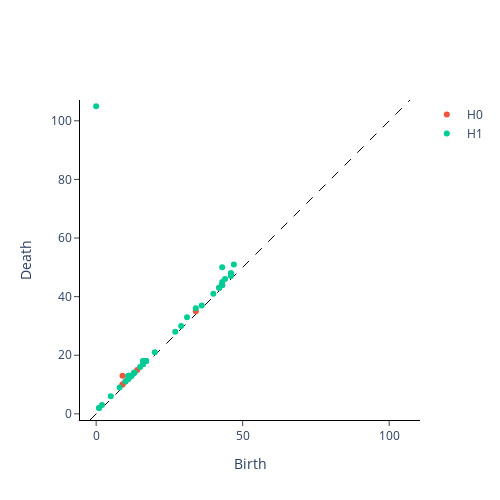
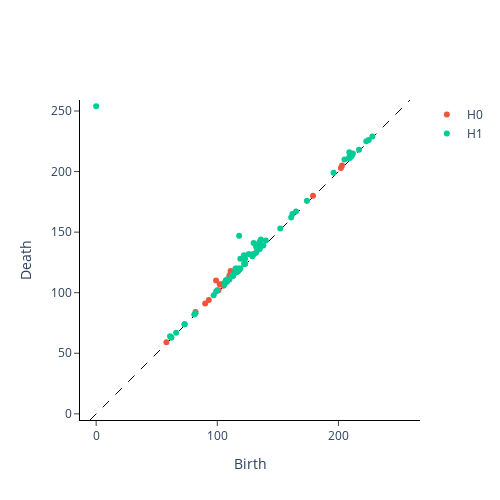
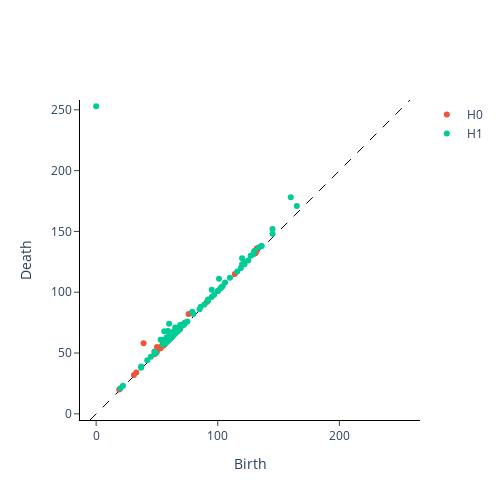
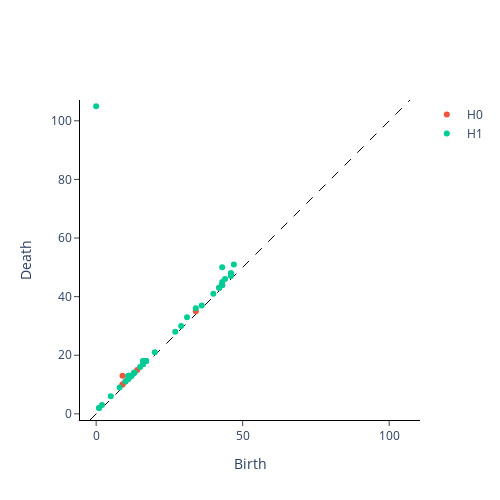

Notebook code cell kept with these figures, in order:
### Code cell
fig1 = plot_diagram(diagrams_RGB[0]) 
fig1.show()

fig2 = plot_diagram(diagrams_R[0])
fig2.show()

fig3 = plot_diagram(diagrams_G[0])
fig3.show()

fig4 = plot_diagram(diagrams_B[0])
fig4.show()

fig5 = plot_diagram(diagrams_gray[0])
fig5.show()

### Figure 1 — Plotly figure (JSON) as saved in the notebook; plotly's stock layout.template omitted (floating-point values rounded to 4 significant figures)
{"data": [{"hoverinfo": "none", "line": {"color": "black", "dash": "dash", "width": 1}, "mode": "lines", "showlegend": false, "type": "scatter", "x": [-2.1, 107.1], "y": [-2.1, 107.1]}, {"hoverinfo": "text", "hovertext": ["(9.0, 13.0)", "(42.0, 43.0)", "(9.0, 10.0), multiplicity: 2", "(9.0, 10.0), multiplicity: 2", "(10.0, 11.0)", "(43.0, 44.0), multiplicity: 2", "(17.0, 18.0)", "(43.0, 44.0), multiplicity: 2", "(14.0, 15.0)", "(12.0, 13.0)", "(34.0, 35.0)"], "mode": "markers", "name": "H0", "type": "scatter", "x": [9, 42, 9, 9, 10, 43, 17, 43, 14, 12, 34], "y": [13, 43, 10, 10, 11, 44, 18, 44, 15, 13, 35]}, {"hoverinfo": "text", "hovertext": ["(0.0, 105.0)", "(43.0, 50.0)", "(47.0, 51.0)", "(46.0, 48.0), multiplicity: 2", "(46.0, 48.0), multiplicity: 2", "(44.0, 46.0)", "(43.0, 45.0)", "(34.0, 36.0)", "(31.0, 33.0)", "(16.0, 18.0), multiplicity: 2", "(16.0, 18.0), multiplicity: 2", "(11.0, 13.0), multiplicity: 2", "(11.0, 13.0), multiplicity: 2", "(16.0, 17.0), multiplicity: 5", "(12.0, 13.0), multiplicity: 5", "(12.0, 13.0), multiplicity: 5", "(12.0, 13.0), multiplicity: 5", "(12.0, 13.0), multiplicity: 5", "(1.0, 2.0), multiplicity: 2", "(12.0, 13.0), multiplicity: 5", "(11.0, 12.0), multiplicity: 3", "(13.0, 14.0), multiplicity: 4", "(13.0, 14.0), multiplicity: 4", "(13.0, 14.0), multiplicity: 4", "(13.0, 14.0), multiplicity: 4", "(1.0, 2.0), multiplicity: 2", "(15.0, 16.0)", "(16.0, 17.0), multiplicity: 5", "(16.0, 17.0), multiplicity: 5", "(16.0, 17.0), multiplicity: 5", "(16.0, 17.0), multiplicity: 5", "(2.0, 3.0)", "(5.0, 6.0)", "(11.0, 12.0), multiplicity: 3", "(17.0, 18.0), multiplicity: 3", "(17.0, 18.0), multiplicity: 3", "(17.0, 18.0), multiplicity: 3", "(11.0, 12.0), multiplicity: 3", "(20.0, 21.0)", "(27.0, 28.0)", "(29.0, 30.0)", "(10.0, 11.0)", "(8.0, 9.0)", "(46.0, 47.0)", "(36.0, 37.0)", "(40.0, 41.0)", "(43.0, 44.0), multiplicity: 3", "(42.0, 43.0), multiplicity: 2", "(42.0, 43.0), multiplicity: 2", "(43.0, 44.0), multiplicity: 3", "(43.0, 44.0), multiplicity: 3"], "mode": "markers", "name": "H1", "type": "scatter", "x": [0, 43, 47, 46, 46, 44, 43, 34, 31, 16, 16, 11, 11, 16, 12, 12, 12, 12, 1, 12, 11, 13, 13, 13, 13, 1, 15, 16, 16, 16, 16, 2, 5, 11, 17, 17, 17, 11, 20, 27, 29, 10, 8, 46, 36, 40, 43, 42, 42, 43, 43], "y": [105, 50, 51, 48, 48, 46, 45, 36, 33, 18, 18, 13, 13, 17, 13, 13, 13, 13, 2, 13, 12, 14, 14, 14, 14, 2, 16, 17, 17, 17, 17, 3, 6, 12, 18, 18, 18, 12, 21, 28, 30, 11, 9, 47, 37, 41, 44, 43, 43, 44, 44]}], "layout": {"height": 500, "plot_bgcolor": "white", "width": 500, "xaxis": {"autorange": false, "domain": [0, 1], "exponentformat": "e", "linecolor": "black", "linewidth": 1, "mirror": false, "range": [-5.342, 110.3], "showexponent": "all", "showline": true, "side": "bottom", "ticks": "outside", "title": {"text": "Birth"}, "type": "linear", "zeroline": true}, "yaxis": {"autorange": false, "domain": [0, 1], "exponentformat": "e", "linecolor": "black", "linewidth": 1, "mirror": false, "range": [-2.1, 107.1], "scaleanchor": "x", "scaleratio": 1, "showexponent": "all", "showline": true, "side": "left", "ticks": "outside", "title": {"text": "Death"}, "type": "linear", "zeroline": true}}}

### Figure 2 — Plotly figure (JSON) as saved in the notebook; plotly's stock layout.template omitted (floating-point values rounded to 4 significant figures)
{"data": [{"hoverinfo": "none", "line": {"color": "black", "dash": "dash", "width": 1}, "mode": "lines", "showlegend": false, "type": "scatter", "x": [-5.08, 259.1], "y": [-5.08, 259.1]}, {"hoverinfo": "text", "hovertext": ["(99.0, 110.0)", "(111.0, 118.0)", "(102.0, 107.0)", "(111.0, 116.0)", "(110.0, 114.0)", "(104.0, 107.0)", "(115.0, 117.0)", "(113.0, 115.0), multiplicity: 2", "(82.0, 84.0)", "(114.0, 116.0)", "(113.0, 115.0), multiplicity: 2", "(106.0, 108.0)", "(203.0, 205.0)", "(118.0, 119.0)", "(113.0, 114.0)", "(202.0, 203.0)", "(179.0, 180.0)", "(105.0, 106.0), multiplicity: 2", "(105.0, 106.0), multiplicity: 2", "(101.0, 102.0)", "(93.0, 94.0)", "(90.0, 91.0)", "(117.0, 118.0)", "(58.0, 59.0)"], "mode": "markers", "name": "H0", "type": "scatter", "x": [99, 111, 102, 111, 110, 104, 115, 113, 82, 114, 113, 106, 203, 118, 113, 202, 179, 105, 105, 101, 93, 90, 117, 58], "y": [110, 118, 107, 116, 114, 107, 117, 115, 84, 116, 115, 108, 205, 119, 114, 203, 180, 106, 106, 102, 94, 91, 118, 59]}, {"hoverinfo": "text", "hovertext": ["(0.0, 254.0)", "(118.0, 147.0)", "(130.0, 141.0)", "(119.0, 128.0)", "(122.0, 131.0)", "(136.0, 144.0)", "(122.0, 129.0)", "(209.0, 216.0)", "(135.0, 142.0)", "(134.0, 140.0), multiplicity: 2", "(134.0, 140.0), multiplicity: 2", "(126.0, 132.0)", "(132.0, 138.0)", "(205.0, 210.0)", "(123.0, 128.0)", "(115.0, 120.0)", "(116.0, 120.0)", "(134.0, 138.0)", "(133.0, 137.0)", "(210.0, 214.0)", "(140.0, 143.0)", "(162.0, 165.0)", "(61.0, 64.0)", "(196.0, 199.0)", "(107.0, 110.0)", "(212.0, 215.0)", "(209.0, 212.0)", "(108.0, 111.0)", "(223.0, 225.0)", "(209.0, 211.0)", "(112.0, 114.0)", "(211.0, 213.0)", "(108.0, 110.0)", "(210.0, 212.0)", "(174.0, 176.0)", "(165.0, 167.0)", "(114.0, 116.0)", "(135.0, 137.0)", "(133.0, 135.0)", "(130.0, 132.0), multiplicity: 2", "(130.0, 132.0), multiplicity: 2", "(122.0, 124.0)", "(118.0, 120.0)", "(99.0, 101.0)", "(116.0, 118.0)", "(100.0, 102.0)", "(118.0, 119.0)", "(217.0, 218.0)", "(110.0, 111.0)", "(119.0, 120.0)", "(117.0, 118.0), multiplicity: 2", "(123.0, 124.0), multiplicity: 2", "(117.0, 118.0), multiplicity: 2", "(152.0, 153.0)", "(97.0, 98.0)", "(225.0, 226.0)", "(228.0, 229.0)", "(129.0, 130.0)", "(82.0, 83.0)", "(81.0, 82.0)", "(161.0, 162.0)", "(116.0, 117.0), multiplicity: 2", "(132.0, 133.0)", "(116.0, 117.0), multiplicity: 2", "(135.0, 136.0)", "(73.0, 74.0), multiplicity: 2", "(106.0, 107.0)", "(73.0, 74.0), multiplicity: 2", "(66.0, 67.0)", "(138.0, 139.0)", "(108.0, 109.0)", "(62.0, 63.0), multiplicity: 2", "(62.0, 63.0), multiplicity: 2", "(113.0, 114.0)", "(123.0, 124.0), multiplicity: 2"], "mode": "markers", "name": "H1", "type": "scatter", "x": [0, 118, 130, 119, 122, 136, 122, 209, 135, 134, 134, 126, 132, 205, 123, 115, 116, 134, 133, 210, 140, 162, 61, 196, 107, 212, 209, 108, 223, 209, 112, 211, 108, 210, 174, 165, 114, 135, 133, 130, 130, 122, 118, 99, 116, 100, 118, 217, 110, 119, 117, 123, 117, 152, 97, 225, 228, 129, 82, 81, 161, 116, 132, 116, 135, 73, 106, 73, 66, 138, 108, 62, 62, 113, 123], "y": [254, 147, 141, 128, 131, 144, 129, 216, 142, 140, 140, 132, 138, 210, 128, 120, 120, 138, 137, 214, 143, 165, 64, 199, 110, 215, 212, 111, 225, 211, 114, 213, 110, 212, 176, 167, 116, 137, 135, 132, 132, 124, 120, 101, 118, 102, 119, 218, 111, 120, 118, 124, 118, 153, 98, 226, 229, 130, 83, 82, 162, 117, 133, 117, 136, 74, 107, 74, 67, 139, 109, 63, 63, 114, 124]}], "layout": {"height": 500, "plot_bgcolor": "white", "width": 500, "xaxis": {"autorange": false, "domain": [0, 1], "exponentformat": "e", "linecolor": "black", "linewidth": 1, "mirror": false, "range": [-12.92, 266.9], "showexponent": "all", "showline": true, "side": "bottom", "ticks": "outside", "title": {"text": "Birth"}, "type": "linear", "zeroline": true}, "yaxis": {"autorange": false, "domain": [0, 1], "exponentformat": "e", "linecolor": "black", "linewidth": 1, "mirror": false, "range": [-5.08, 259.1], "scaleanchor": "x", "scaleratio": 1, "showexponent": "all", "showline": true, "side": "left", "ticks": "outside", "title": {"text": "Death"}, "type": "linear", "zeroline": true}}}

### Figure 3 — Plotly figure (JSON) as saved in the notebook; plotly's stock layout.template omitted (floating-point values rounded to 4 significant figures)
{"data": [{"hoverinfo": "none", "line": {"color": "black", "dash": "dash", "width": 1}, "mode": "lines", "showlegend": false, "type": "scatter", "x": [-5.06, 258.1], "y": [-5.06, 258.1]}, {"hoverinfo": "text", "hovertext": ["(39.0, 58.0)", "(76.0, 82.0)", "(50.0, 55.0)", "(132.0, 136.0)", "(56.0, 60.0)", "(61.0, 64.0)", "(55.0, 58.0), multiplicity: 2", "(55.0, 58.0), multiplicity: 2", "(48.0, 51.0)", "(58.0, 60.0)", "(49.0, 51.0)", "(52.0, 54.0), multiplicity: 2", "(60.0, 62.0)", "(52.0, 54.0), multiplicity: 2", "(132.0, 134.0)", "(73.0, 75.0)", "(54.0, 56.0)", "(55.0, 56.0)", "(131.0, 132.0)", "(56.0, 57.0), multiplicity: 3", "(56.0, 57.0), multiplicity: 3", "(56.0, 57.0), multiplicity: 3", "(114.0, 115.0)", "(53.0, 54.0)", "(60.0, 61.0)", "(50.0, 51.0)", "(91.0, 92.0)", "(69.0, 70.0)", "(48.0, 49.0)", "(33.0, 34.0)", "(31.0, 32.0)", "(19.0, 20.0)"], "mode": "markers", "name": "H0", "type": "scatter", "x": [39, 76, 50, 132, 56, 61, 55, 55, 48, 58, 49, 52, 60, 52, 132, 73, 54, 55, 131, 56, 56, 56, 114, 53, 60, 50, 91, 69, 48, 33, 31, 19], "y": [58, 82, 55, 136, 60, 64, 58, 58, 51, 60, 51, 54, 62, 54, 134, 75, 56, 56, 132, 57, 57, 57, 115, 54, 61, 51, 92, 70, 49, 34, 32, 20]}, {"hoverinfo": "text", "hovertext": ["(0.0, 253.0)", "(160.0, 178.0)", "(60.0, 74.0)", "(56.0, 68.0)", "(101.0, 111.0)", "(59.0, 68.0), multiplicity: 3", "(59.0, 68.0), multiplicity: 3", "(59.0, 68.0), multiplicity: 3", "(120.0, 128.0)", "(53.0, 61.0)", "(95.0, 102.0)", "(145.0, 152.0)", "(165.0, 171.0)", "(55.0, 61.0)", "(65.0, 71.0)", "(58.0, 63.0)", "(79.0, 84.0)", "(56.0, 60.0)", "(130.0, 134.0)", "(69.0, 73.0)", "(61.0, 65.0), multiplicity: 2", "(61.0, 65.0), multiplicity: 2", "(64.0, 68.0)", "(127.0, 130.0)", "(122.0, 125.0)", "(64.0, 67.0)", "(61.0, 64.0)", "(120.0, 123.0)", "(145.0, 148.0)", "(130.0, 133.0)", "(48.0, 51.0)", "(134.0, 137.0)", "(69.0, 71.0)", "(110.0, 112.0)", "(136.0, 138.0), multiplicity: 2", "(68.0, 70.0)", "(70.0, 72.0)", "(136.0, 138.0), multiplicity: 2", "(72.0, 74.0)", "(106.0, 108.0)", "(73.0, 75.0)", "(60.0, 62.0)", "(80.0, 82.0)", "(45.0, 47.0)", "(42.0, 44.0)", "(37.0, 39.0)", "(129.0, 131.0)", "(55.0, 57.0)", "(63.0, 65.0)", "(86.0, 88.0)", "(65.0, 67.0), multiplicity: 2", "(92.0, 94.0)", "(64.0, 66.0)", "(65.0, 67.0), multiplicity: 2", "(65.0, 66.0)", "(64.0, 65.0)", "(63.0, 64.0)", "(66.0, 67.0)", "(67.0, 68.0)", "(104.0, 105.0)", "(62.0, 63.0), multiplicity: 2", "(103.0, 104.0)", "(62.0, 63.0), multiplicity: 2", "(61.0, 62.0)", "(68.0, 69.0)", "(102.0, 103.0)", "(69.0, 70.0), multiplicity: 2", "(69.0, 70.0), multiplicity: 2", "(59.0, 60.0)", "(116.0, 117.0)", "(58.0, 59.0), multiplicity: 2", "(58.0, 59.0), multiplicity: 2", "(72.0, 73.0)", "(57.0, 58.0)", "(119.0, 120.0)", "(122.0, 123.0)", "(125.0, 126.0)", "(49.0, 50.0), multiplicity: 2", "(75.0, 76.0)", "(100.0, 101.0), multiplicity: 2", "(49.0, 50.0), multiplicity: 2", "(37.0, 38.0)", "(85.0, 86.0)", "(22.0, 23.0)", "(89.0, 90.0)", "(100.0, 101.0), multiplicity: 2", "(92.0, 93.0)", "(20.0, 21.0)", "(95.0, 96.0)", "(97.0, 98.0)"], "mode": "markers", "name": "H1", "type": "scatter", "x": [0, 160, 60, 56, 101, 59, 59, 59, 120, 53, 95, 145, 165, 55, 65, 58, 79, 56, 130, 69, 61, 61, 64, 127, 122, 64, 61, 120, 145, 130, 48, 134, 69, 110, 136, 68, 70, 136, 72, 106, 73, 60, 80, 45, 42, 37, 129, 55, 63, 86, 65, 92, 64, 65, 65, 64, 63, 66, 67, 104, 62, 103, 62, 61, 68, 102, 69, 69, 59, 116, 58, 58, 72, 57, 119, 122, 125, 49, 75, 100, 49, 37, 85, 22, 89, 100, 92, 20, 95, 97], "y": [253, 178, 74, 68, 111, 68, 68, 68, 128, 61, 102, 152, 171, 61, 71, 63, 84, 60, 134, 73, 65, 65, 68, 130, 125, 67, 64, 123, 148, 133, 51, 137, 71, 112, 138, 70, 72, 138, 74, 108, 75, 62, 82, 47, 44, 39, 131, 57, 65, 88, 67, 94, 66, 67, 66, 65, 64, 67, 68, 105, 63, 104, 63, 62, 69, 103, 70, 70, 60, 117, 59, 59, 73, 58, 120, 123, 126, 50, 76, 101, 50, 38, 86, 23, 90, 101, 93, 21, 96, 98]}], "layout": {"height": 500, "plot_bgcolor": "white", "width": 500, "xaxis": {"autorange": false, "domain": [0, 1], "exponentformat": "e", "linecolor": "black", "linewidth": 1, "mirror": false, "range": [-12.87, 265.9], "showexponent": "all", "showline": true, "side": "bottom", "ticks": "outside", "title": {"text": "Birth"}, "type": "linear", "zeroline": true}, "yaxis": {"autorange": false, "domain": [0, 1], "exponentformat": "e", "linecolor": "black", "linewidth": 1, "mirror": false, "range": [-5.06, 258.1], "scaleanchor": "x", "scaleratio": 1, "showexponent": "all", "showline": true, "side": "left", "ticks": "outside", "title": {"text": "Death"}, "type": "linear", "zeroline": true}}}

### Figure 4 — Plotly figure (JSON) as saved in the notebook; plotly's stock layout.template omitted (floating-point values rounded to 4 significant figures)
{"data": [{"hoverinfo": "none", "line": {"color": "black", "dash": "dash", "width": 1}, "mode": "lines", "showlegend": false, "type": "scatter", "x": [-2.1, 107.1], "y": [-2.1, 107.1]}, {"hoverinfo": "text", "hovertext": ["(9.0, 13.0)", "(42.0, 43.0)", "(9.0, 10.0), multiplicity: 2", "(9.0, 10.0), multiplicity: 2", "(10.0, 11.0)", "(43.0, 44.0), multiplicity: 2", "(17.0, 18.0)", "(43.0, 44.0), multiplicity: 2", "(14.0, 15.0)", "(12.0, 13.0)", "(34.0, 35.0)"], "mode": "markers", "name": "H0", "type": "scatter", "x": [9, 42, 9, 9, 10, 43, 17, 43, 14, 12, 34], "y": [13, 43, 10, 10, 11, 44, 18, 44, 15, 13, 35]}, {"hoverinfo": "text", "hovertext": ["(0.0, 105.0)", "(43.0, 50.0)", "(47.0, 51.0)", "(46.0, 48.0), multiplicity: 2", "(46.0, 48.0), multiplicity: 2", "(44.0, 46.0)", "(43.0, 45.0)", "(34.0, 36.0)", "(31.0, 33.0)", "(16.0, 18.0), multiplicity: 2", "(16.0, 18.0), multiplicity: 2", "(11.0, 13.0), multiplicity: 2", "(11.0, 13.0), multiplicity: 2", "(16.0, 17.0), multiplicity: 5", "(12.0, 13.0), multiplicity: 5", "(12.0, 13.0), multiplicity: 5", "(12.0, 13.0), multiplicity: 5", "(12.0, 13.0), multiplicity: 5", "(1.0, 2.0), multiplicity: 2", "(12.0, 13.0), multiplicity: 5", "(11.0, 12.0), multiplicity: 3", "(13.0, 14.0), multiplicity: 4", "(13.0, 14.0), multiplicity: 4", "(13.0, 14.0), multiplicity: 4", "(13.0, 14.0), multiplicity: 4", "(1.0, 2.0), multiplicity: 2", "(15.0, 16.0)", "(16.0, 17.0), multiplicity: 5", "(16.0, 17.0), multiplicity: 5", "(16.0, 17.0), multiplicity: 5", "(16.0, 17.0), multiplicity: 5", "(2.0, 3.0)", "(5.0, 6.0)", "(11.0, 12.0), multiplicity: 3", "(17.0, 18.0), multiplicity: 3", "(17.0, 18.0), multiplicity: 3", "(17.0, 18.0), multiplicity: 3", "(11.0, 12.0), multiplicity: 3", "(20.0, 21.0)", "(27.0, 28.0)", "(29.0, 30.0)", "(10.0, 11.0)", "(8.0, 9.0)", "(46.0, 47.0)", "(36.0, 37.0)", "(40.0, 41.0)", "(43.0, 44.0), multiplicity: 3", "(42.0, 43.0), multiplicity: 2", "(42.0, 43.0), multiplicity: 2", "(43.0, 44.0), multiplicity: 3", "(43.0, 44.0), multiplicity: 3"], "mode": "markers", "name": "H1", "type": "scatter", "x": [0, 43, 47, 46, 46, 44, 43, 34, 31, 16, 16, 11, 11, 16, 12, 12, 12, 12, 1, 12, 11, 13, 13, 13, 13, 1, 15, 16, 16, 16, 16, 2, 5, 11, 17, 17, 17, 11, 20, 27, 29, 10, 8, 46, 36, 40, 43, 42, 42, 43, 43], "y": [105, 50, 51, 48, 48, 46, 45, 36, 33, 18, 18, 13, 13, 17, 13, 13, 13, 13, 2, 13, 12, 14, 14, 14, 14, 2, 16, 17, 17, 17, 17, 3, 6, 12, 18, 18, 18, 12, 21, 28, 30, 11, 9, 47, 37, 41, 44, 43, 43, 44, 44]}], "layout": {"height": 500, "plot_bgcolor": "white", "width": 500, "xaxis": {"autorange": false, "domain": [0, 1], "exponentformat": "e", "linecolor": "black", "linewidth": 1, "mirror": false, "range": [-5.342, 110.3], "showexponent": "all", "showline": true, "side": "bottom", "ticks": "outside", "title": {"text": "Birth"}, "type": "linear", "zeroline": true}, "yaxis": {"autorange": false, "domain": [0, 1], "exponentformat": "e", "linecolor": "black", "linewidth": 1, "mirror": false, "range": [-2.1, 107.1], "scaleanchor": "x", "scaleratio": 1, "showexponent": "all", "showline": true, "side": "left", "ticks": "outside", "title": {"text": "Death"}, "type": "linear", "zeroline": true}}}
